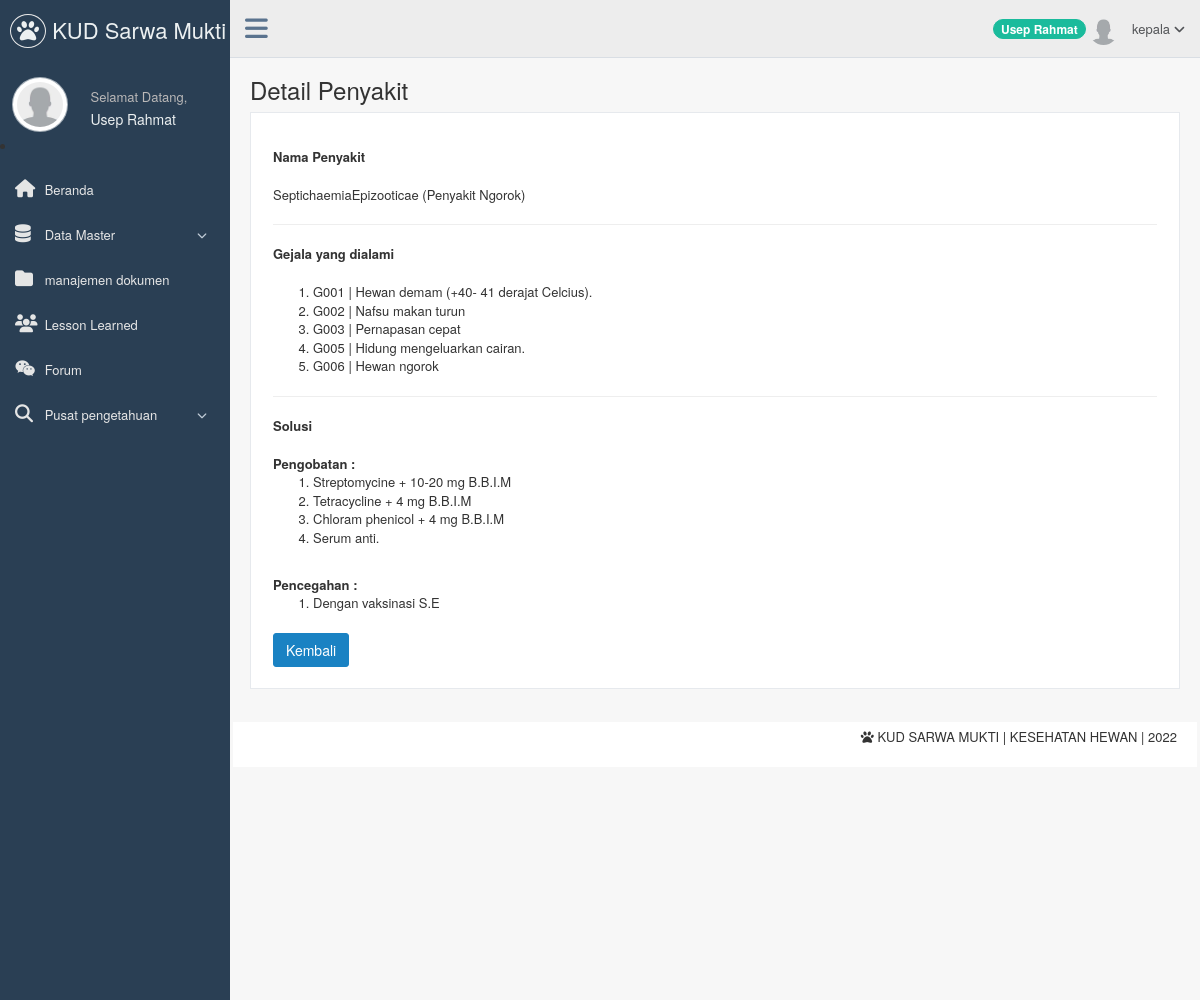
The app's page /page/kepala/index.php?page=detail_kasus_penyakit&&id_kasus=P001 (signed in) with its own data.
### tables this page shows
CREATE TABLE `t_pengguna` (
  `nip` varchar(15) NOT NULL,
  `username` varchar(50) NOT NULL,
  `password` varchar(50) NOT NULL,
  `nama_pengguna` varchar(200) NOT NULL,
  `level` varchar(80) NOT NULL,
  `email` varchar(150) NOT NULL,
  `jabatan` varchar(50) NOT NULL,
  `status` enum('Aktif','Tidak Aktif') NOT NULL DEFAULT 'Aktif',
  `foto` varchar(255) DEFAULT NULL,
  `alamat` text NOT NULL,
  `tanggal_lahir` date NOT NULL
);

CREATE TABLE `t_kasus` (
  `id_kasus` varchar(5) NOT NULL,
  `nip` varchar(15) NOT NULL,
  `nama_kasus` varchar(150) NOT NULL,
  `solusi` text NOT NULL,
  `status_cbr` enum('Revisi','Retain') NOT NULL
);

CREATE TABLE `t_detail_kasus` (
  `id_detail_kasus` int(10) NOT NULL,
  `id_kasus` varchar(5) NOT NULL,
  `id_atributgejala` varchar(5) NOT NULL,
  `bobot` int(5) DEFAULT NULL
);

CREATE TABLE `t_atributgejala` (
  `id_atributgejala` varchar(5) NOT NULL,
  `nama_atributgejala` varchar(255) NOT NULL
);

### page/kepala/detail_kasus_penyakit.php (the view, shortened to what this page needs)
 <?php
    if($_SESSION['nip']!=""){
    $link = koneksi_db();
?>
 <div class="page-title">
        <div class="title_left">
            <h3>
                    Detail Penyakit
            </h3>
        </div>
    </div>
    <div class="clearfix"></div>
        <div class="row">
            <div class="col-md-12 col-sm-12 col-xs-12">
                <div class="x_panel">
                    <div class="x_content">
                        <br/>
                        <?php
                        $id_kasus = $_GET['id_kasus'];
                        $query =mysql_query("SELECT t_kasus.solusi, t_kasus.nama_kasus FROM t_kasus WHERE
                                                     t_kasus.`id_kasus` = '$id_kasus'",$link);
                        $datakasus=mysql_fetch_array($query);
                        ?>
                        <dl>
                        <dt>Nama Penyakit</dt>
                        <br>
                        <?php echo $datakasus['nama_kasus'];?>
                        <hr>
                        <dt>Gejala yang dialami</dt>
                        <br>
                        <ol>
                            <?php
                                                    $query2 =mysql_query("SELECT t_detail_kasus.`id_atributgejala`,
                                                    t_atributgejala.`nama_atributgejala`
                                                    FROM t_detail_kasus, t_atributgejala
                                                    WHERE t_detail_kasus.`id_atributgejala` = t_atributgejala.`id_atributgejala`
                                                    AND t_detail_kasus.`id_kasus` = '$id_kasus'",$link);
                        ?>
                        <?php
                            while($data=mysql_fetch_array($query2)){
                        ?>
                        <dd>
                            <li><?php echo $data['id_atributgejala'];?> | <?php echo $data['nama_atributgejala'];?></li>
                        </dd>
                        <?php
                            }
                        ?>
                        </ol>
                        <hr>
                        <dt>Solusi</dt>
                        <br/>
                        <dd><?php echo $datakasus['solusi'];?></dd>
                    </dl>
                    <a href="index.php?page=daftar_kasus_penyakit"<button type="reset" class="btn btn-primary">Kembali</button></a>
                </div>
            </div>
        </div>
    </div>
       <?php
    }
    else{
    header("Location:../../belum_login.php");
}
?>

### page/kepala/sidebar.php (shortened to what this page needs)
<?php
   if($_SESSION['nip']!=""){
   $nip = $_SESSION['nip'];
?>
<?php
     $queryPhoto=mysql_query("SELECT foto
                        FROM t_pengguna
                        WHERE nip = '$nip'
                        LIMIT 1");
    $data=mysql_fetch_array($queryPhoto);
?>
<div class="col-md-3 left_col">
    <div class="left_col scroll-view">
        <div class="navbar nav_title" style="border: 0;">
            <a href="index.php" class="site_title"><i class="fa fa-paw"></i><span> KUD Sarwa Mukti </span></a>
        </div>
                    <div class="profile">
                        <div class="profile_pic">
                            <?php
                                                                if($data['foto']==NULL){
                                                            ?>
                                                                    <img src="../../images/user.png" alt="..." class="img-circle profile_img" width="200" height="55"/>
                                                            <?php
                                                                }else{
                                                            ?>
                                                                   <img src="<?php echo $data['foto'];?>"  alt="..." class="img-circle profile_img" width="200" height="55">
                                                            <?php
                                                                }
                                                            ?>
                        </div>
                        <div class="profile_info">
                            <span>Selamat Datang,</span>
                            <h2><?php echo $_SESSION['nama_pengguna'];?></h2>
                        </div>
                    </div>
                    <li/>
                    <div id="sidebar-menu" class="main_menu_side hidden-print main_menu">
                       <div class="menu_section">
                            <ul class="nav side-menu">
                                <li><a href="index.php"><i class="fa fa-home"></i> Beranda </a>
                                </li>
                                <li><a><i class="fa fa-database"></i> Data Master <span class="fa fa-chevron-down"></span></a>
                                </li>
                                <li><a href="index.php?page=daftar_dokumen"><i class="fa fa-folder"></i> manajemen dokumen </a>
                                </li>
                                <li><a href="index.php?page=lesson_learned"><i class="fa fa-users"></i> Lesson Learned </a>
                                </li>
                                <li><a href="index.php?page=forum"><i class="fa fa-wechat"></i> Forum </a>
                                </li>
                                <li><a><i class="fa fa-search"></i> Pusat pengetahuan <span class="fa fa-chevron-down"></span></a>
                                </li>
                            </ul>
                        </div>
                    </div>
    </div>
</div>
<?php
}
else {
header("Location:../../belum_login.php");
}
?>

### page/kepala/header.php (shortened to what this page needs)
<?php
    if($_SESSION['nip']!=""){
    $nip = $_SESSION['nip'];
    $Nama  = $_SESSION['nama_pengguna'];
    $queryPhoto=mysql_query("SELECT foto
                        FROM t_pengguna
                        WHERE nip = '$nip'
                        LIMIT 1");
    $data=mysql_fetch_array($queryPhoto);
?>
            <div class="top_nav">
                <div class="nav_menu">
                    <nav class="" role="navigation">
                       <div class="nav toggle">
                            <a id="menu_toggle"><i class="fa fa-bars"></i></a>
                        </div>
                        <ul class="nav navbar-nav navbar-right">
                            <li>
                                <a href="javascript:;" class="user-profile dropdown-toggle" data-toggle="dropdown" aria-expanded="false">
                                   <span class="badge bg-green"><?php echo $Nama;?></span> <?php
                                                                if($data['foto']==NULL){
                                                            ?>
                                                                    <img src="../../images/user.png" alt=""/>
                                                            <?php
                                                                }else{
                                                            ?>
                                                                   <img src="<?php echo $data['foto'];?>"  alt="">
                                                            <?php
                                                                }
                                                            ?>
                                                            <?php echo $_SESSION['level'];?>
                                    <span class=" fa fa-angle-down"></span>
                                </a>
                            </li>
                        </ul>
                    </nav>
                </div>
              </div>
<?php
}
else {
header("Location:../../belum_login.php");
}
?>

### records on screen
t_pengguna: foto (placeholder picture)
t_kasus: nama_kasus "SeptichaemiaEpizooticae (Penyakit Ngorok)", solusi "Pengobatan : Streptomycine + 10-20 mg B.B.I.M Tetracycline + 4 mg B.B.I.M Chloram phenicol + 4 mg B.B.I.M Serum anti. Pencegahan : Dengan vaksinasi S.E"
t_detail_kasus: id_atributgejala "G001", id_atributgejala.nama_atributgejala "Hewan demam (+40- 41 derajat Celcius)."
t_detail_kasus: id_atributgejala "G002", id_atributgejala.nama_atributgejala "Nafsu makan turun"
t_detail_kasus: id_atributgejala "G003", id_atributgejala.nama_atributgejala "Pernapasan cepat"
t_detail_kasus: id_atributgejala "G005", id_atributgejala.nama_atributgejala "Hidung mengeluarkan cairan."
t_detail_kasus: id_atributgejala "G006", id_atributgejala.nama_atributgejala "Hewan ngorok"

### other values on screen
$_SESSION['nama_pengguna'] "Usep Rahmat"
$Nama "Usep Rahmat"
$_SESSION['level'] "kepala"
